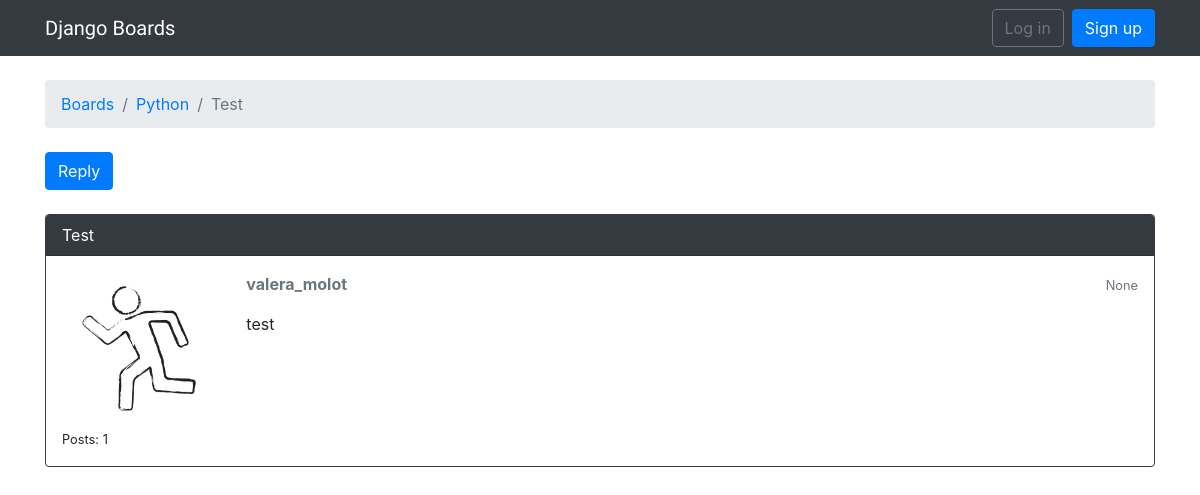
The app's page /boards/2/topics/3/, older data.
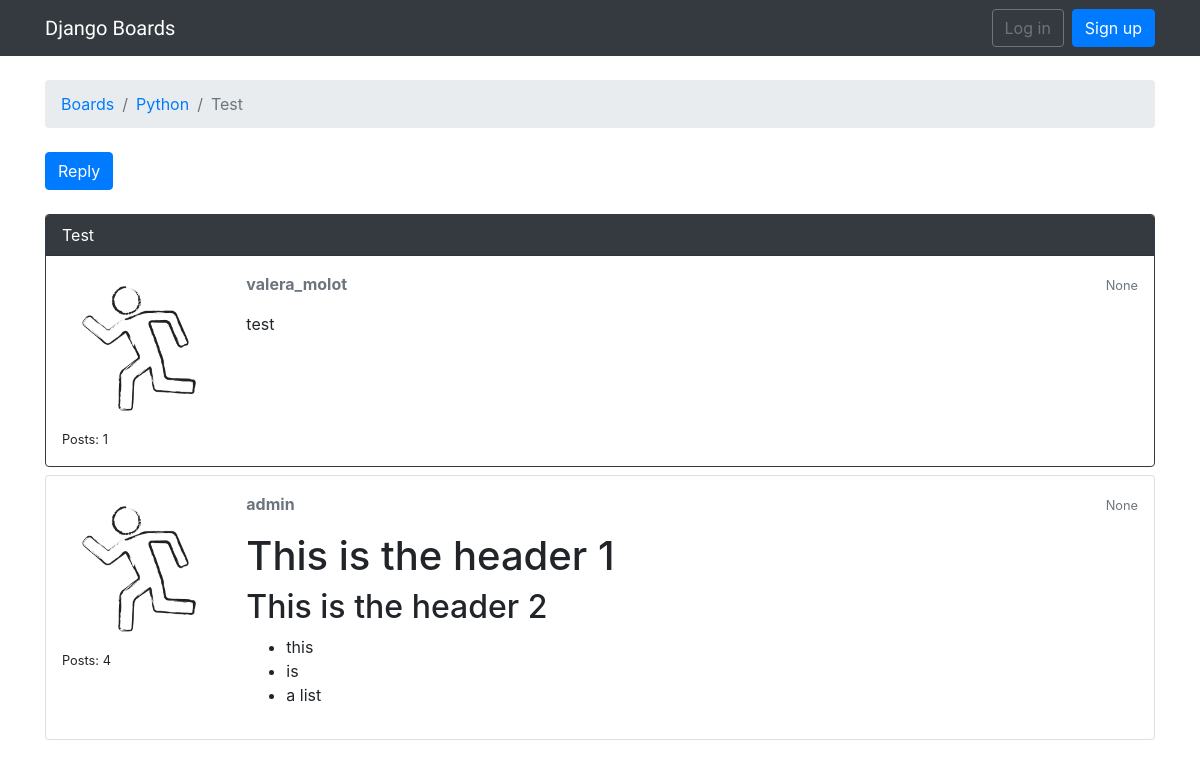
The same page, newer data.
### boards/models.py (models this page shows, shortened)
class Topic(models.Model):
    subject = models.CharField(max_length=225, unique=True)
    last_updated = models.DateTimeField(auto_now_add=True, null=True)
    board = models.ForeignKey(Board, related_name='topics', on_delete=models.CASCADE)
    starter = models.ForeignKey(User, related_name='topics', on_delete=models.SET('deleted user'))
    views = models.PositiveIntegerField(default=0)

class Board(models.Model):
    name = models.CharField(max_length=30, unique=True)
    description = models.CharField(max_length=100)

class Post(models.Model):
    message = models.TextField(max_length=400)
    topic = models.ForeignKey(Topic, related_name='posts', on_delete=models.CASCADE)
    created_at = models.DateTimeField(auto_now_add=True, null=True)
    updated_at = models.DateTimeField(null=True)
    created_by = models.ForeignKey(User, related_name='posts', on_delete=models.SET('deleted user'))
    updated_by = models.ForeignKey(User, null=True, related_name='+', on_delete=models.SET('deleted user'))
    def get_message_as_markdown(self):
        return mark_safe(markdown(self.message, safe_mode='escape'))

### boards/views.py (the view)
# urls.py: path('boards/<pk>/topics/<topic_pk>/', views.PostListView.as_view(), name='topic_posts'),
class PostListView(ListView):
    model = Post
    context_object_name = 'posts'
    template_name = 'topic_posts.html'
    paginate_by = 20
    def get_context_data(self, **kwargs):
        session_key = 'viewed_topic_{}'.format(self.topic.pk)
        if not self.request.session.get(session_key, False):
            self.topic.views += 1
            self.topic.save()
            self.request.session[session_key] = True
        kwargs['topic'] = self.topic
        return super().get_context_data(**kwargs)
    def get_queryset(self):
        self.topic = get_object_or_404(Topic, board__pk=self.kwargs.get('pk'),
                                       pk=self.kwargs.get('topic_pk'))
        queryset = self.topic.posts.order_by('created_at')
        return queryset

### templates/topic_posts.html (shortened to what this page needs)
{% extends 'base.html' %}
{% load humanize %}
{% load static %}
{% block breadcrumb %}
  <li class="breadcrumb-item"><a href="{% url 'home' %}">Boards</a></li>
  <li class="breadcrumb-item"><a href="{% url 'board_topics' topic.board.pk %}">{{ topic.board.name }}</a></li>
  <li class="breadcrumb-item active">{{ topic.subject }}</li>
{% endblock %}
{% block content %}
  <div class="mb-4">
    <a href="{% url 'reply_topic' topic.board.pk topic.pk %}" class="btn btn-primary" role="button">Reply</a>
  </div>
  {% for post in posts %}
    <div id="{{ post.pk }}" class="card {% if forloop.last %}mb-4{% else %}mb-2{% endif %} {% if forloop.first %}border-dark{% endif %}">
      {% if forloop.first %}
        <div class="card-header text-white bg-dark py-2 px-3">{{ topic.subject }}</div>
      {% endif %}
      <div class="card-body p-3">
        <div class="row">
          <div class="col-2">
            <img src="{% static 'img/avatar.png' %}" alt="{{ post.created_by.username }}" class="w-100">
            <small>Posts: {{ post.created_by.posts.count }}</small>
          </div>
          <div class="col-10">
            <div class="row mb-3">
              <div class="col-6">
                <strong class="text-muted">{{ post.created_by.username }}</strong>
              </div>
              <div class="col-6 text-right">
                <small class="text-muted">{{ post.created_at|naturaltime }}</small>
              </div>
            </div>
            {{ post.get_message_as_markdown }}
          </div>
        </div>
      </div>
    </div>
  {% endfor %}
{% endblock %}

### templates/base.html (shortened to what this page needs)
{% load static %}
<!DOCTYPE html>
    <html>
      <head>
        <link rel="stylesheet" href="{% static 'css/bootstrap.min.css' %}">
        <link rel="stylesheet" href="{% static 'css/app.css' %}">
      </head>
      <body>
        {% block body %}
        <nav class="navbar navbar-expand-sm navbar-dark bg-dark">
          <div class="container">
            <a class="navbar-brand" href="{% url 'home' %}">Django Boards</a>
            <div class="collapse navbar-collapse" id="mainMenu">
              {% if user.is_authenticated %}
                <ul class="navbar-nav ml-auto">
                  <li class="nav-item dropdown">
                    <a class="nav-link dropdown-toggle" href="#" id="userMenu" data-toggle="dropdown" aria-haspopup="true" aria-expanded="false">
                      {{ user.username }}
                    </a>
                    <div class="dropdown-menu dropdown-menu-right" aria-labelledby="userMenu">
                      <a class="dropdown-item" href="{% url 'my_account' %}">My account</a>
                      <a class="dropdown-item" href="{% url 'password_change' %}">Change password</a>
                      <div class="dropdown-divider"></div>
                      <a class="dropdown-item" href="{% url 'logout' %}">Log out</a>
                    </div>
                  </li>
                </ul>
              {% else %}
                <form class="form-inline ml-auto">
                  <a href="{% url 'login' %}" class="btn btn-outline-secondary">Log in</a>
                  <a href="{% url 'signup' %}" class="btn btn-primary ml-2">Sign up</a>
                </form>
              {% endif %}
            </div>
          </div>
        </nav>
        <div class="container">
          <ol class="breadcrumb my-4">
            {% block breadcrumb %}
            {% endblock %}
          </ol>
          {% block content %}
          {% endblock %}
        </div>
      {% endblock %}
      </body>
    </html>

### static/css/app.css (style rules this page uses)
.navbar-brand { font-family: 'Peralta', cursive; }

Row changes from the older to the newer data that the page shows:
added Post: created_by.posts.count "4", created_by.username "admin", created_at "None", get_message_as_markdown "This is the header 1 This is the header 2 this is a list"
